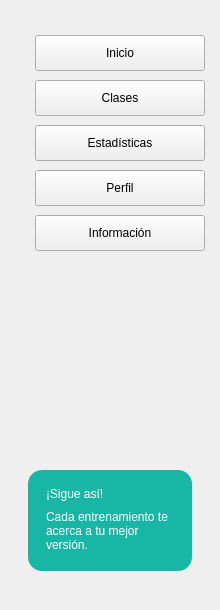
   <widget class="QFrame" name="frameMenu">
    <property name="geometry">
     <rect>
      <x>0</x>
      <y>90</y>
      <width>220</width>
      <height>610</height>
     </rect>
    </property>
    <property name="frameShape">
     <enum>QFrame::Shape::NoFrame</enum>
    </property>
    <widget class="QLabel" name="icoInicio">
     <property name="geometry">
      <rect>
       <x>12</x>
       <y>42</y>
       <width>20</width>
       <height>20</height>
      </rect>
     </property>
     <property name="pixmap">
      <pixmap>:/newPrefix/casa_inicio.png</pixmap>
     </property>
     <property name="scaledContents">
      <bool>true</bool>
     </property>
    </widget>
    <widget class="QPushButton" name="btnInicio">
     <property name="geometry">
      <rect>
       <x>35</x>
       <y>35</y>
       <width>170</width>
       <height>36</height>
      </rect>
     </property>
     <property name="text">
      <string>Inicio</string>
     </property>
    </widget>
    <widget class="QLabel" name="icoClases">
     <property name="geometry">
      <rect>
       <x>12</x>
       <y>87</y>
       <width>20</width>
       <height>20</height>
      </rect>
     </property>
     <property name="pixmap">
      <pixmap>:/newPrefix/calendario.png</pixmap>
     </property>
     <property name="scaledContents">
      <bool>true</bool>
     </property>
    </widget>
    <widget class="QPushButton" name="btnClases">
     <property name="geometry">
      <rect>
       <x>35</x>
       <y>80</y>
       <width>170</width>
       <height>36</height>
      </rect>
     </property>
     <property name="text">
      <string>Clases</string>
     </property>
    </widget>
    <widget class="QLabel" name="icoEstadisticas">
     <property name="geometry">
      <rect>
       <x>10</x>
       <y>132</y>
       <width>22</width>
       <height>22</height>
      </rect>
     </property>
     <property name="pixmap">
      <pixmap>:/newPrefix/grafico-de-barras.png</pixmap>
     </property>
     <property name="scaledContents">
      <bool>true</bool>
     </property>
    </widget>
    <widget class="QPushButton" name="btnEstadisticas">
     <property name="geometry">
      <rect>
       <x>35</x>
       <y>125</y>
       <width>170</width>
       <height>36</height>
      </rect>
     </property>
     <property name="text">
      <string>Estadísticas</string>
     </property>
    </widget>
    <widget class="QLabel" name="icoPerfil">
     <property name="geometry">
      <rect>
       <x>12</x>
       <y>177</y>
       <width>20</width>
       <height>20</height>
      </rect>
     </property>
     <property name="pixmap">
      <pixmap>:/newPrefix/usuario.png</pixmap>
     </property>
     <property name="scaledContents">
      <bool>true</bool>
     </property>
    </widget>
    <widget class="QPushButton" name="btnPerfil">
     <property name="geometry">
      <rect>
       <x>35</x>
       <y>170</y>
       <width>170</width>
       <height>36</height>
      </rect>
     </property>
     <property name="text">
      <string>Perfil</string>
     </property>
    </widget>
    <widget class="QLabel" name="icoInformacion">
     <property name="geometry">
      <rect>
       <x>12</x>
       <y>222</y>
       <width>20</width>
       <height>20</height>
      </rect>
     </property>
     <property name="pixmap">
      <pixmap>:/newPrefix/informacion.png</pixmap>
     </property>
     <property name="scaledContents">
      <bool>true</bool>
     </property>
    </widget>
    <widget class="QPushButton" name="btnInformacion">
     <property name="geometry">
      <rect>
       <x>35</x>
       <y>215</y>
       <width>170</width>
       <height>36</height>
      </rect>
     </property>
     <property name="text">
      <string>Información</string>
     </property>
    </widget>
    <widget class="QFrame" name="cardSigue">
     <property name="geometry">
      <rect>
       <x>28</x>
       <y>470</y>
       <width>164</width>
       <height>101</height>
      </rect>
     </property>
     <property name="styleSheet">
      <string notr="true">QFrame#cardSigue { background-color:#18B7A5; border-radius:14px; border:none; }</string>
     </property>
     <widget class="QLabel" name="lblSigue">
      <property name="geometry">
       <rect>
        <x>18</x>
        <y>12</y>
        <width>130</width>
        <height>24</height>
       </rect>
      </property>
      <property name="styleSheet">
       <string notr="true">color:white; font:bold 11pt &quot;Segoe UI&quot;;</string>
      </property>
      <property name="text">
       <string>¡Sigue así!</string>
      </property>
     </widget>
     <widget class="QLabel" name="lblSigueTexto">
      <property name="geometry">
       <rect>
        <x>18</x>
        <y>35</y>
        <width>130</width>
        <height>51</height>
       </rect>
      </property>
      <property name="styleSheet">
       <string notr="true">color:white; font:9pt &quot;Segoe UI&quot;;</string>
      </property>
      <property name="text">
       <string>Cada entrenamiento te acerca a tu mejor versión.</string>
      </property>
      <property name="wordWrap">
       <bool>true</bool>
      </property>
     </widget>
    </widget>
   </widget>
